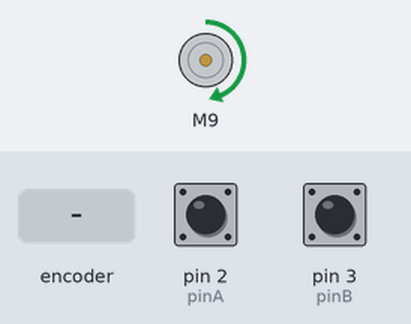
A sketch run on a simulated Arduino Uno, built with avr-gcc and run on an emulated ATmega328P. On the bench: DC motor (green arrow = forward, orange = backward, longer = faster). The test bench sets the inputs (shaded band); at power-on: pin 2 (pinA) HIGH, pin 3 (pinB) HIGH. What the sketch prints to the serial monitor is not drawn.

Above: at 1.2 s.
1.3 s: rotary encoder on pin 2 (pinA) / pin 3 (pinB) turned 1 step (first pin leading)
4.5 s: rotary encoder on pin 2 (pinA) / pin 3 (pinB) turned 2 steps (second pin leading)
Timing chart, 0 to 7.5 s (numbered marks = the images above; inputs shaded):
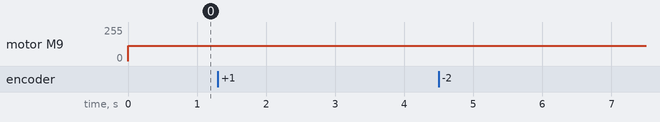

The sketch:

speed_control.ino
```cpp
#include "RunningMedian.h"
#include "ESC.h"
#define SPEED_MIN (1000)                                  // Set the Minimum Speed in microseconds
#define SPEED_MAX (2000)

ESC myESC (9, SPEED_MIN, SPEED_MAX, 500);
int oESC;

static int pinA = 2;
static int pinB = 3;
volatile byte aFlag = 0;
volatile byte bFlag = 0;
volatile byte reading = 0;

volatile int newTime = 0;
volatile int oldTime = 0;
volatile int elapsedTime = 0;
volatile int medElapsedTime = 0;
volatile int counter = 0;
volatile float medSpeed = 0;
static float distancePerRotation = 0.1115; // The distance in meters the car travels under one rotation of the encoder wheel
static float distancePerClick = distancePerRotation/20;
int pwm;
float Kp, Ki, e, e_old, target, u;

float I_old = 0;
float I = 0;
float P = 0;

RunningMedian samples = RunningMedian(10);

void setup() {
  cli();
  target = 5/3.6; //Börvärde m/s
  Kp = 1; // Proportionalitetskonstant
  Ki = 0; //Intergralkonstant
  e = 0;
  pinMode(pinA, INPUT_PULLUP);
  pinMode(pinB, INPUT_PULLUP);
  attachInterrupt(digitalPinToInterrupt(pinA),pinATrig,RISING);
  attachInterrupt(digitalPinToInterrupt(pinB),pinBTrig,RISING);
  Serial.begin(9600);
  Serial.println("Starting");
  myESC.arm();
  delay(100);
  //pinMode(7, INPUT);
  counter = 0;
  sei();
}

void pinATrig() {
  cli();
  reading = PIND & 0xC;
  if (reading == B00001100 && aFlag) {
    aFlag = 0;
    bFlag = 0;
    Serial.println("pin A");
  }
  else if (reading == B00000100) bFlag = 1;

  sei();
}

void pinBTrig() {
  cli();
  reading = PIND & 0xC;
  if (reading == B00001100 && bFlag) {
    aFlag = 0;
    bFlag = 0;
    newTime = millis();
    elapsedTime = newTime - oldTime;
    samples.add(elapsedTime);
    medSpeed = distancePerClick / (0.001*samples.getMedian());
    counter++;
    oldTime = millis();
    // Serial.print("pin B: ");
    // Serial.println(elapsedTime);
  }
  else if (reading == B00001000) aFlag = 1;

  sei();
}

void loop() {
  if (millis() % 200 == 0) {
    //Serial.print("speed: ");
    Serial.println(medSpeed);
    delay(10);
  }
  controller(medSpeed);
  /*
  if(digitalRead(7) == HIGH){
    Serial.println("Stopping");
    exit(0);
  }*/
  delay(10);
}

void controller(float v){
  e_old = e;
  e = target - v;
  P = Kp * e;
  I_old = I;
  I = I_old + Ki * 0.02 * e;

  u = P + I;
  pwm = 1500 - u;
  myESC.speed(1450);
  //Serial.print("PWM signal: ");
  //Serial.println(pwm);
  //Serial.println(I);
  //Serial.println(v);
  Serial.print(e);
  //Serial.println(target);
  Serial.print("  ");
  Serial.print(v);
  Serial.print("  ");
  Serial.println(u);
  delay(10);
}
```

Measured:
- after the input at 1.3 s, every drawn part: stays the same
- after the input at 4.5 s, every drawn part: stays the same
